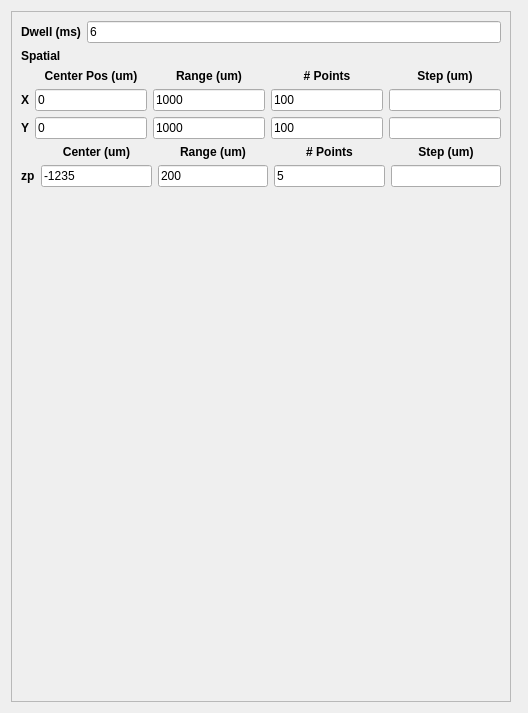
               <widget class="QWidget" name="page_4">
                <property name="geometry">
                 <rect>
                  <x>0</x>
                  <y>0</y>
                  <width>528</width>
                  <height>713</height>
                 </rect>
                </property>
                <attribute name="label">
                 <string>OSA Focus Scan</string>
                </attribute>
                <layout class="QVBoxLayout" name="verticalLayout_4">
                 <item>
                  <widget class="QFrame" name="frame_4">
                   <property name="maximumSize">
                    <size>
                     <width>500</width>
                     <height>16777215</height>
                    </size>
                   </property>
                   <property name="frameShape">
                    <enum>QFrame::StyledPanel</enum>
                   </property>
                   <property name="frameShadow">
                    <enum>QFrame::Raised</enum>
                   </property>
                   <layout class="QVBoxLayout" name="imageLbyLLayout_4">
                    <item>
                     <layout class="QHBoxLayout" name="horizontalLayout_28">
                      <item>
                       <layout class="QHBoxLayout" name="horizontalLayout_11">
                        <item>
                         <widget class="QLabel" name="label_22">
                          <property name="font">
                           <font>
                            <weight>75</weight>
                            <bold>true</bold>
                           </font>
                          </property>
                          <property name="text">
                           <string>Dwell (ms)</string>
                          </property>
                          <property name="alignment">
                           <set>Qt::AlignCenter</set>
                          </property>
                         </widget>
                        </item>
                        <item>
                         <widget class="QLineEdit" name="dwellFld_4">
                          <property name="text">
                           <string>6</string>
                          </property>
                         </widget>
                        </item>
                       </layout>
                      </item>
                      <item>
                       <layout class="QHBoxLayout" name="horizontalLayout_29"/>
                      </item>
                     </layout>
                    </item>
                    <item>
                     <widget class="QLabel" name="label_55">
                      <property name="font">
                       <font>
                        <weight>75</weight>
                        <bold>true</bold>
                       </font>
                      </property>
                      <property name="text">
                       <string>Spatial</string>
                      </property>
                     </widget>
                    </item>
                    <item>
                     <layout class="QGridLayout" name="gridLayout_8">
                      <item row="0" column="1">
                       <widget class="QLabel" name="label_23">
                        <property name="font">
                         <font>
                          <weight>75</weight>
                          <bold>true</bold>
                         </font>
                        </property>
                        <property name="text">
                         <string>Center Pos (um)</string>
                        </property>
                        <property name="alignment">
                         <set>Qt::AlignCenter</set>
                        </property>
                       </widget>
                      </item>
                      <item row="0" column="2">
                       <widget class="QLabel" name="label_24">
                        <property name="font">
                         <font>
                          <weight>75</weight>
                          <bold>true</bold>
                         </font>
                        </property>
                        <property name="text">
                         <string>Range (um)</string>
                        </property>
                        <property name="alignment">
                         <set>Qt::AlignCenter</set>
                        </property>
                       </widget>
                      </item>
                      <item row="0" column="3">
                       <widget class="QLabel" name="label_25">
                        <property name="font">
                         <font>
                          <weight>75</weight>
                          <bold>true</bold>
                         </font>
                        </property>
                        <property name="text">
                         <string># Points</string>
                        </property>
                        <property name="alignment">
                         <set>Qt::AlignCenter</set>
                        </property>
                       </widget>
                      </item>
                      <item row="0" column="4">
                       <widget class="QLabel" name="label_56">
                        <property name="font">
                         <font>
                          <weight>75</weight>
                          <bold>true</bold>
                         </font>
                        </property>
                        <property name="text">
                         <string>Step (um)</string>
                        </property>
                        <property name="alignment">
                         <set>Qt::AlignCenter</set>
                        </property>
                       </widget>
                      </item>
                      <item row="1" column="0">
                       <widget class="QLabel" name="label_57">
                        <property name="font">
                         <font>
                          <weight>75</weight>
                          <bold>true</bold>
                         </font>
                        </property>
                        <property name="text">
                         <string>X</string>
                        </property>
                       </widget>
                      </item>
                      <item row="1" column="1">
                       <widget class="QLineEdit" name="centerXFld_4">
                        <property name="text">
                         <string>0</string>
                        </property>
                       </widget>
                      </item>
                      <item row="1" column="3">
                       <widget class="QLineEdit" name="npointsXFld_4">
                        <property name="text">
                         <string>100</string>
                        </property>
                       </widget>
                      </item>
                      <item row="1" column="4">
                       <widget class="QLineEdit" name="stepXFld_4"/>
                      </item>
                      <item row="2" column="0">
                       <widget class="QLabel" name="label_58">
                        <property name="font">
                         <font>
                          <weight>75</weight>
                          <bold>true</bold>
                         </font>
                        </property>
                        <property name="text">
                         <string>Y</string>
                        </property>
                       </widget>
                      </item>
                      <item row="2" column="2">
                       <widget class="QLineEdit" name="rangeYFld_4">
                        <property name="text">
                         <string>1000</string>
                        </property>
                       </widget>
                      </item>
                      <item row="2" column="3">
                       <widget class="QLineEdit" name="npointsYFld_4">
                        <property name="text">
                         <string>100</string>
                        </property>
                       </widget>
                      </item>
                      <item row="2" column="4">
                       <widget class="QLineEdit" name="stepYFld_4"/>
                      </item>
                      <item row="1" column="2">
                       <widget class="QLineEdit" name="rangeXFld_4">
                        <property name="text">
                         <string>1000</string>
                        </property>
                       </widget>
                      </item>
                      <item row="2" column="1">
                       <widget class="QLineEdit" name="centerYFld_4">
                        <property name="text">
                         <string>0</string>
                        </property>
                       </widget>
                      </item>
                     </layout>
                    </item>
                    <item>
                     <layout class="QGridLayout" name="gridLayout_7">
                      <item row="0" column="1">
                       <widget class="QLabel" name="label_50">
                        <property name="font">
                         <font>
                          <weight>75</weight>
                          <bold>true</bold>
                         </font>
                        </property>
                        <property name="text">
                         <string>Center (um)</string>
                        </property>
                        <property name="alignment">
                         <set>Qt::AlignCenter</set>
                        </property>
                       </widget>
                      </item>
                      <item row="0" column="2">
                       <widget class="QLabel" name="label_51">
                        <property name="font">
                         <font>
                          <weight>75</weight>
                          <bold>true</bold>
                         </font>
                        </property>
                        <property name="text">
                         <string>Range (um)</string>
                        </property>
                        <property name="alignment">
                         <set>Qt::AlignCenter</set>
                        </property>
                       </widget>
                      </item>
                      <item row="0" column="3">
                       <widget class="QLabel" name="label_52">
                        <property name="font">
                         <font>
                          <weight>75</weight>
                          <bold>true</bold>
                         </font>
                        </property>
                        <property name="text">
                         <string># Points</string>
                        </property>
                        <property name="alignment">
                         <set>Qt::AlignCenter</set>
                        </property>
                       </widget>
                      </item>
                      <item row="0" column="4">
                       <widget class="QLabel" name="label_53">
                        <property name="font">
                         <font>
                          <weight>75</weight>
                          <bold>true</bold>
                         </font>
                        </property>
                        <property name="text">
                         <string>Step (um)</string>
                        </property>
                        <property name="alignment">
                         <set>Qt::AlignCenter</set>
                        </property>
                       </widget>
                      </item>
                      <item row="1" column="0">
                       <widget class="QLabel" name="label_54">
                        <property name="font">
                         <font>
                          <weight>75</weight>
                          <bold>true</bold>
                         </font>
                        </property>
                        <property name="text">
                         <string>zp</string>
                        </property>
                       </widget>
                      </item>
                      <item row="1" column="1">
                       <widget class="QLineEdit" name="centerZPFld_4">
                        <property name="text">
                         <string>-1235</string>
                        </property>
                       </widget>
                      </item>
                      <item row="1" column="4">
                       <widget class="QLineEdit" name="stepZPFld_4"/>
                      </item>
                      <item row="1" column="2">
                       <widget class="QLineEdit" name="rangeZPFld_4">
                        <property name="text">
                         <string>200</string>
                        </property>
                       </widget>
                      </item>
                      <item row="1" column="3">
                       <widget class="QLineEdit" name="npointsZPFld_4">
                        <property name="text">
                         <string>5</string>
                        </property>
                       </widget>
                      </item>
                     </layout>
                    </item>
                    <item>
                     <spacer name="verticalSpacer_4">
                      <property name="orientation">
                       <enum>Qt::Vertical</enum>
                      </property>
                      <property name="sizeHint" stdset="0">
                       <size>
                        <width>20</width>
                        <height>40</height>
                       </size>
                      </property>
                     </spacer>
                    </item>
                   </layout>
                  </widget>
                 </item>
                </layout>
               </widget>
